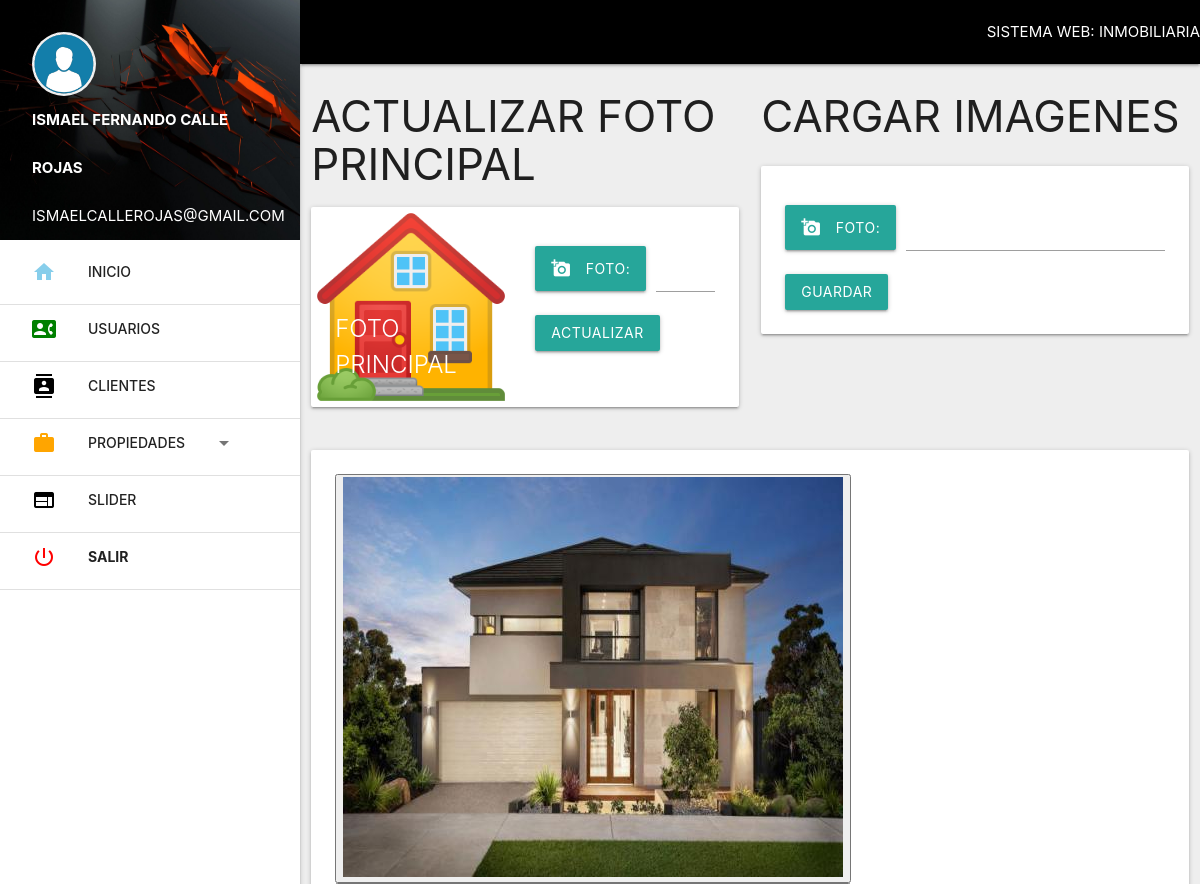
Before: /admin/propiedades/imagenes.php?id=726f361d3c41359f057aa2ff58741314d6479b59 (signed in, upper part) with the older database file.
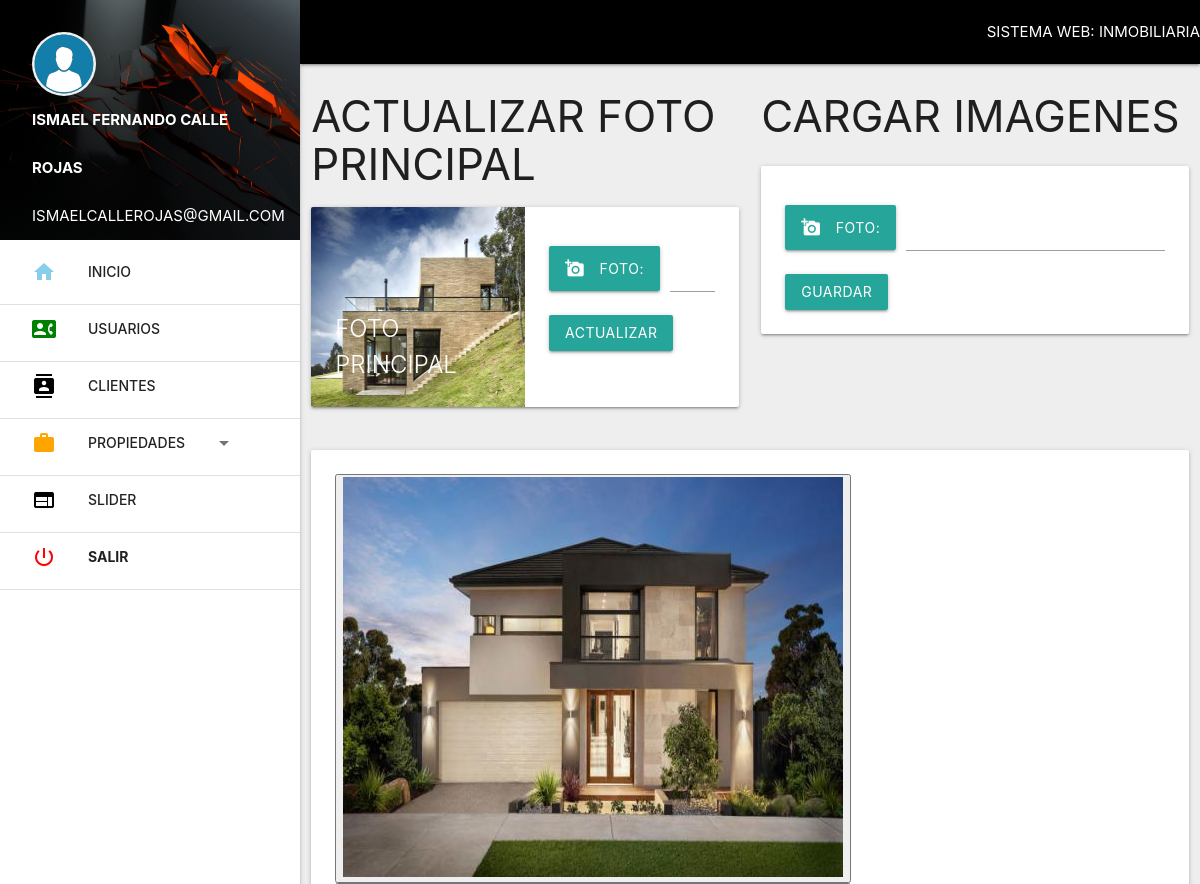
After: the same page with the newer database file.
### tables this page shows
CREATE TABLE `inventario` (
  `propiedad` varchar(200) NOT NULL,
  `consecutivo` int(10) NOT NULL,
  `id_cliente` int(10) NOT NULL,
  `departamento` varchar(50) NOT NULL,
  `provincia` varchar(100) NOT NULL,
  `nombre_cliente` varchar(200) NOT NULL,
  `precio` double NOT NULL,
  `fraccionamiento` varchar(100) NOT NULL,
  `calle_num` varchar(100) NOT NULL,
  `numero_int` int(10) NOT NULL,
  `m2t` int(10) NOT NULL,
  `banos` int(2) NOT NULL,
  `plantas` int(2) NOT NULL,
  `caracteristicas` text NOT NULL,
  `m2c` int(10) NOT NULL,
  `recamaras` int(2) NOT NULL,
  `cocheras` int(2) NOT NULL,
  `observaciones` text NOT NULL,
  `forma_pago` varchar(50) NOT NULL,
  `asesor` varchar(200) NOT NULL,
  `tipo_inmueble` varchar(100) NOT NULL,
  `fecha_registro` date NOT NULL,
  `comentario_web` text NOT NULL,
  `operacion` varchar(50) NOT NULL,
  `foto_principal` varchar(200) NOT NULL,
  `mapa` varchar(200) NOT NULL,
  `latitud` varchar(200) NOT NULL,
  `longitud` varchar(200) NOT NULL,
  `marcado` varchar(2) NOT NULL,
  `estatus` varchar(50) NOT NULL
);

### admin/propiedades/imagenes.php (the view, shortened to what this page needs)
<?php include '../extend/header.php';
$id = htmlentities($_GET['id']);
$sel = $con->prepare("SELECT foto_principal FROM inventario WHERE propiedad = ? ");
$sel->bind_param('s',$id);
$sel->execute();
$res = $sel->get_result();
if($f=$res->fetch_assoc()){
    $foto=$f['foto_principal'];
}
?>
<div class="row">
    <div class="col s6">
        <h3 class="header">Actualizar foto principal</h3>
        <div class="card horizontal">
        <div class="card-image">
            <img src="<?php echo $foto ?>" width="200" height="200">
            <span class="card-title">Foto Principal</span>
        </div>
        <div class="card-stacked">
            <div class="card-content">
                <form action="up_principal.php" class="form" method="post" enctype="multipart/form-data">
                    <div class="file-field input-field">
                        <div class="waves-effect waves-light btn">
                            <span><i class="material-icons left">add_a_photo</i>Foto:</span>
                        </div>
                        <div class="file-path-wrapper">
                            <input class="file-path validate" type="text">
                        </div>
                    </div>
                    <button type="submit" class="waves-effect waves-light btn ">Actualizar</button>
                </form>
            </div>
        </div>
        </div>
    </div>
    <div class="col s6">
        <h3 class="header">Cargar imagenes</h3>
        <div class="row">
        <div class="col s12">
        <div class="card">
            <div class="card-content">
                <form action="ins_imagenes.php" class="form" method="post" enctype="multipart/form-data">
                    <div class="file-field input-field">
                        <div class="waves-effect waves-light btn">
                            <span><i class="material-icons left">add_a_photo</i>Foto:</span>
                        </div>
                        <div class="file-path-wrapper">
                            <input class="file-path validate" type="text">
                        </div>
                    </div>
                    <button type="submit" class="waves-effect waves-light btn ">Guardar</button>
                </form>
            </div>
        </div>
        </div>
        </div>
    </div>
</div>
<div class="row">
    <div class="col s12">
        <div class="card">
            <div class="card-content">
                <?php
                    $sel_img = $con->prepare("SELECT * FROM imagenes WHERE id_propiedad = ? ");
                    $sel_img->bind_param('s',$id);
                    $sel_img->execute();
                    $res_img = $sel_img->get_result();
                    while($f_img = $res_img->fetch_assoc()){?>
                    <button onclick="swal({
                                title: 'Esta seguro que desea eliminar la imagen?',
                                text: 'Al eliminarlo, no podra recuperarlo!',
                                type: 'warning',
                                showCancelButton: true,
                                confirmButtonColor: '#3085d6',
                                cancelButtonColor: '#d33',
                                confirmButtonText: 'Si, eliminarlo!'
                                }).then(function() {
                                    location.href='eliminar_img.php?id=<?php echo $f_img['id'] ?>&ruta=<?php echo $f_img['ruta'] ?> &id_propiedad=<?php echo $id ?>';})">
                                    <img src="<?php echo $f_img['ruta'] ?>" alt=""></button>
                    <?php
                    }
                    ?>
            </div>
        </div>
    </div>
</div>
<?php include '../extend/scripts.php'; ?>
</body>
</html>

Changed rows visible on the page:
changed inventario: foto_principal: a different picture
